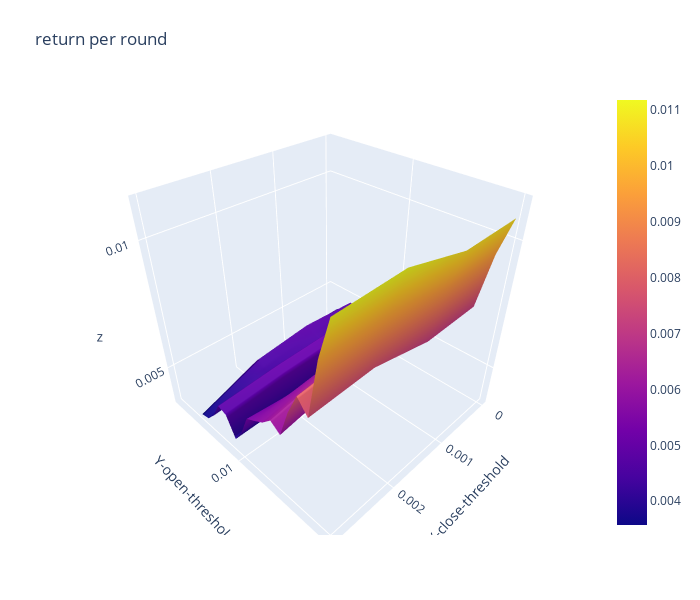

The notebook cell this image was saved under:
### Code cell
import plotly.graph_objects as go

x_data = df_return_per_round.columns.to_list() # close threshold

y_data = df_return_per_round.index.to_list() # open threshold

z_data = df_return_per_round.copy(deep=True) # return per round

fig = go.Figure(data=[go.Surface(z=z_data.values,x=x_data,y=y_data)])

fig.update_layout(title="return per round", # 标题
                  autosize=False,  # 尺度自动缩放
                  width=700,  # 长宽
                  height=600,
                  margin=dict(l=65,r=50,b=65,t=90),  # 4个位置的距离
                  scene=dict(xaxis_title='X-close-threshold',yaxis_title='Y-open-threshold')
                 )

fig.show()

### Figure 1 — Plotly figure (JSON) as saved in the notebook; plotly's stock layout.template omitted (floating-point values rounded to 4 significant figures)
{"data": [{"type": "surface", "x": [0, 0.001, 0.002, 0.003], "y": [0.001, 0.002, 0.003, 0.004, 0.005, 0.006, 0.007, 0.008, 0.009, 0.01, 0.011, 0.012, 0.013, 0.014, 0.015, 0.016, 0.017, 0.018, 0.019, 0.02], "z": [[0.003971, null, null, null], [0.003953, 0.003951, null, null], [0.004231, 0.004169, 0.003925, null], [0.004694, 0.004811, 0.004525, 0.003575], [0.004569, 0.00468, 0.004426, 0.003667], [0.004283, 0.004571, 0.004258, 0.004096], [0.004931, 0.005106, 0.005018, 0.00483], [0.005061, 0.005, 0.004917, 0.004716], [0.004182, 0.004186, 0.003954, 0.003886], [0.005215, 0.005042, 0.004811, 0.004498], [0.005489, 0.005405, 0.005197, 0.005423], [0.006469, 0.006036, 0.005897, 0.005633], [0.006608, 0.006415, 0.006332, 0.005863], [0.006874, 0.006762, 0.006722, 0.006247], [0.006446, 0.006317, 0.00643, 0.005967], [0.007374, 0.007238, 0.007357, 0.007136], [0.00815, 0.008049, 0.008261, 0.008014], [0.007214, 0.007142, 0.007641, 0.007533], [0.009359, 0.009285, 0.009787, 0.009685], [0.01071, 0.01064, 0.01118, 0.01107]]}], "layout": {"autosize": false, "height": 600, "margin": {"b": 65, "l": 65, "r": 50, "t": 90}, "scene": {"xaxis": {"title": {"text": "X-close-threshold"}}, "yaxis": {"title": {"text": "Y-open-threshold"}}}, "title": {"text": "return per round"}, "width": 700}}
